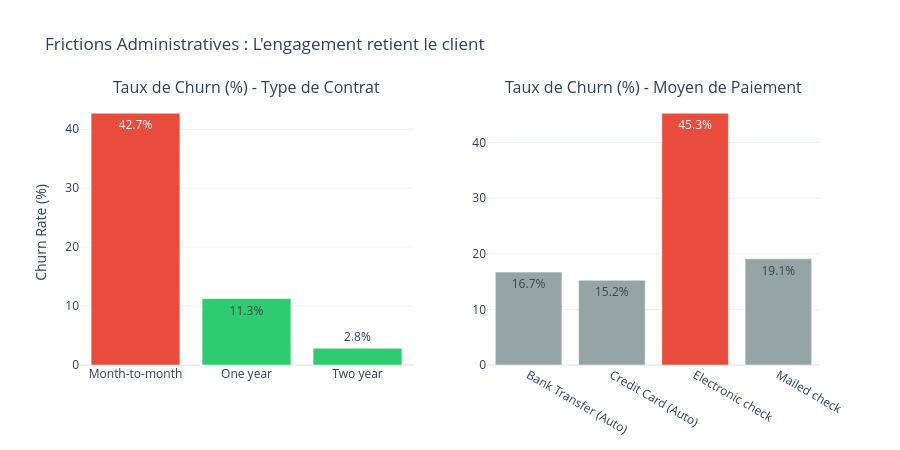

Notebook code cell kept with this figure:
### Code cell
fig_admin = make_subplots(
    rows=1, cols=2, 
    subplot_titles=("Taux de Churn (%) - Type de Contrat", "Taux de Churn (%) - Moyen de Paiement"),
    horizontal_spacing=0.1
)

fig_admin.add_trace(
    go.Bar(
        x=contract_churn['Contract'], 
        y=contract_churn['Churn_Rate'],
        text=contract_churn['Churn_Rate'].apply(lambda x: f'{x:.1f}%'),
        textposition='auto',
        marker_color=['#e74c3c' if x == 'Month-to-month' else '#2ecc71' for x in contract_churn['Contract']]
    ),
    row=1, col=1
)

fig_admin.add_trace(
    go.Bar(
        x=payment_churn['PaymentMethod_Short'], 
        y=payment_churn['Churn_Rate'],
        text=payment_churn['Churn_Rate'].apply(lambda x: f'{x:.1f}%'),
        textposition='auto',
        marker_color=['#e74c3c' if x == 'Electronic check' else '#95a5a6' for x in payment_churn['PaymentMethod']]
    ),
    row=1, col=2
)

fig_admin.update_layout(
    title="Frictions Administratives : L'engagement retient le client",
    showlegend=False,
    height=450
)
fig_admin.update_yaxes(title_text="Churn Rate (%)", row=1, col=1)

fig_admin.show()

### Figure 1 — Plotly figure (JSON) as saved in the notebook; plotly's stock layout.template omitted (floating-point values rounded to 4 significant figures)
{"data": [{"marker": {"color": ["#e74c3c", "#2ecc71", "#2ecc71"]}, "text": ["42.7%", "11.3%", "2.8%"], "textposition": "auto", "type": "bar", "x": ["Month-to-month", "One year", "Two year"], "xaxis": "x", "y": [42.71, 11.27, 2.832], "yaxis": "y"}, {"marker": {"color": ["#95a5a6", "#95a5a6", "#e74c3c", "#95a5a6"]}, "text": ["16.7%", "15.2%", "45.3%", "19.1%"], "textposition": "auto", "type": "bar", "x": ["Bank Transfer (Auto)", "Credit Card (Auto)", "Electronic check", "Mailed check"], "xaxis": "x2", "y": [16.71, 15.24, 45.29, 19.11], "yaxis": "y2"}], "layout": {"annotations": [{"font": {"size": 16}, "showarrow": false, "text": "Taux de Churn (%) - Type de Contrat", "x": 0.225, "xanchor": "center", "xref": "paper", "y": 1, "yanchor": "bottom", "yref": "paper"}, {"font": {"size": 16}, "showarrow": false, "text": "Taux de Churn (%) - Moyen de Paiement", "x": 0.775, "xanchor": "center", "xref": "paper", "y": 1, "yanchor": "bottom", "yref": "paper"}], "height": 450, "showlegend": false, "title": {"text": "Frictions Administratives : L'engagement retient le client"}, "xaxis": {"anchor": "y", "domain": [0, 0.45]}, "xaxis2": {"anchor": "y2", "domain": [0.55, 1]}, "yaxis": {"anchor": "x", "domain": [0, 1], "title": {"text": "Churn Rate (%)"}}, "yaxis2": {"anchor": "x2", "domain": [0, 1]}}}
